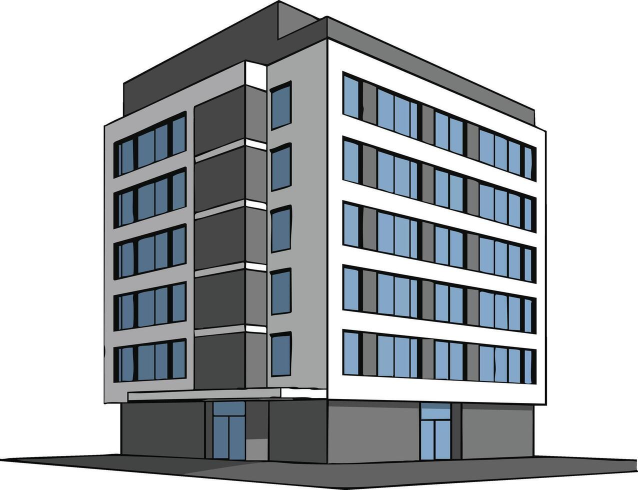
#> input picture building.jpg, 1275 x 980 px (shown at 1/2 size)
$ python identify.py   (older library calls are emulated)
#> lines starting #> are read from the running program, lines starting #| are printed output that depends on the picture; after the words box and inside, x2 and y2 are one past the last pixel; in counts of white or black regions, pixels touching at a corner belong together
import cv2
import numpy as np
import os
from scipy.signal import find_peaks

def detect_unit_grid_fft_v3(image_path, save_output=True, debug=False):
#> called with image_path = 'building.jpg', save_output = True, debug = True
    img = cv2.imread(image_path)
#> img is the input picture: shape (980, 1275, 3); mean B, G, R 180.7, 177.3, 173.3
    if img is None:
        raise ValueError(f"Cannot load image: {image_path}")

    # Resize
    h, w = img.shape[:2]
    scale = 800 / w
    img = cv2.resize(img, (800, int(h * scale)))
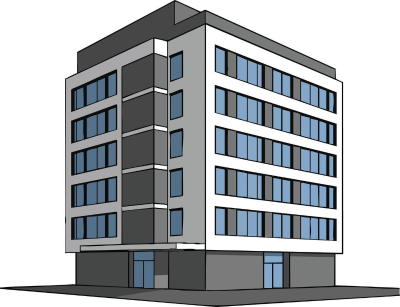
#> img: shape (614, 800, 3) (shown at 1/2 size); mean B, G, R 180.7, 177.3, 173.3
    gray = cv2.cvtColor(img, cv2.COLOR_BGR2GRAY)
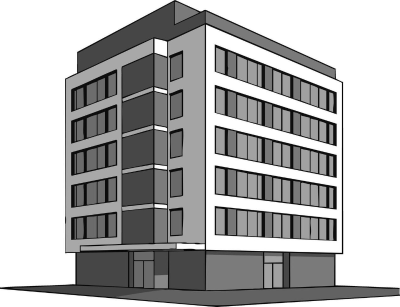
#> gray: shape (614, 800) (shown at 1/2 size); min 0, max 255, mean 176.5
    gray = cv2.equalizeHist(gray)
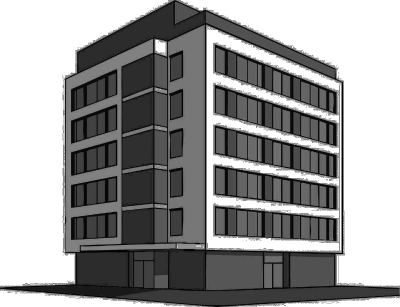
#> gray: shape (614, 800) (shown at 1/2 size); min 0, max 255, mean 152.8
    gray = cv2.GaussianBlur(gray, (5, 5), 0)

    # FFT magnitude
    f = np.fft.fft2(gray)
    fshift = np.fft.fftshift(f)
    magnitude = 20 * np.log(np.abs(fshift) + 1)
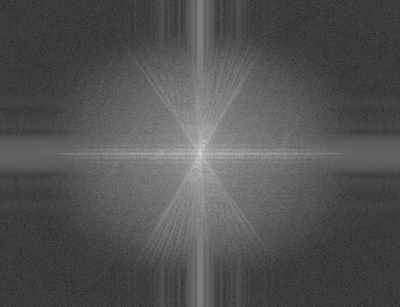
#> magnitude: shape (614, 800) float64 (shown at 1/2 size); min 5.45, max 362.7, mean 121.1; drawn with min black and max white

    # 1-D frequency projections
    vert_profile = np.sum(magnitude, axis=0)
#> vert_profile = 800 values, max 122297.3 at index 402, min 58155.4 at index 31, mean 74340.9
    horiz_profile = np.sum(magnitude, axis=1)
#> horiz_profile = 614 values, max 162186.3 at index 307, min 75548.9 at index 42, mean 96861.1

    peaks_x, _ = find_peaks(vert_profile, prominence=100, distance=5)
#> peaks_x = 111 values from 4 to 796
    peaks_y, _ = find_peaks(horiz_profile, prominence=100, distance=5)
#> peaks_y = 85 values from 6 to 608
    if len(peaks_x) < 3 or len(peaks_y) < 3:
        print("[⚠️] Not enough repetition found.")
        return 0

    # Average spacing from all peak gaps
    dx = np.median(np.diff(peaks_x))
#> dx = 6
    dy = np.median(np.diff(peaks_y))
#> dy = 7
    dx = max(40, min(dx, img.shape[1] // 5))
#> dx = 40
    dy = max(30, min(dy, img.shape[0] // 10))
#> dy = 30

    # Phase offset – find left/top of façade by gradient
    gradx = cv2.Sobel(gray, cv2.CV_64F, 1, 0, ksize=3)
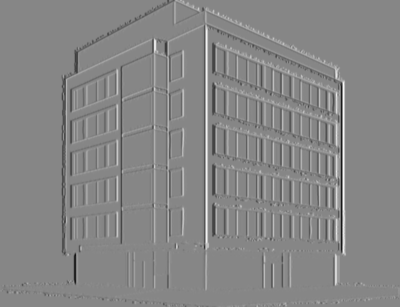
#> gradx: shape (614, 800) float64 (shown at 1/2 size); min -549, max 489, mean 0; drawn with min black and max white
    grady = cv2.Sobel(gray, cv2.CV_64F, 0, 1, ksize=3)
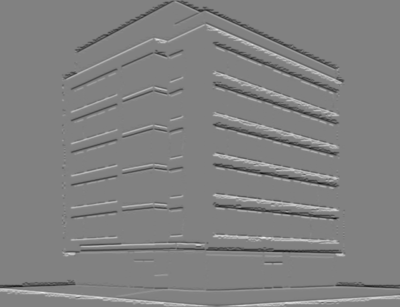
#> grady: shape (614, 800) float64 (shown at 1/2 size); min -613, max 597, mean -0.3; drawn with min black and max white
    gx = np.sum(np.abs(gradx), axis=0)
#> gx = 800 values, max 211131 at index 412, min 0 at index 0, mean 16252.4
    gy = np.sum(np.abs(grady), axis=1)
#> gy = 614 values, max 111964 at index 500, min 0 at index 0, mean 21138.6
    start_x = np.argmax(gx > np.percentile(gx, 95))
#> start_x = 125
    start_y = np.argmax(gy > np.percentile(gy, 95))
#> start_y = 411

    # Restrict overlay to façade area mask (bright region)
    _, mask = cv2.threshold(gray, np.percentile(gray, 70), 255, cv2.THRESH_BINARY)
#> mask: shape (614, 800); every value is 0
    mask = cv2.morphologyEx(mask, cv2.MORPH_CLOSE, np.ones((15,15), np.uint8))

    annotated = img.copy()
    overlay = annotated.copy()
    color = (0,255,0)
    alpha = 0.25
    unit_count = 0

    num_cols = min(int((img.shape[1]-start_x)/dx), 12)
#> num_cols = 12
    num_rows = min(int((img.shape[0]-start_y)/dy), 20)
#> num_rows = 6

    for i in range(num_rows):
        for j in range(num_cols):
            x1 = int(start_x + j*dx)
            y1 = int(start_y + i*dy)
            x2 = int(x1 + dx)
            y2 = int(y1 + dy)
            # Draw only if inside façade mask
            if np.mean(mask[y1:y2, x1:x2]) > 100:
                cv2.rectangle(overlay, (x1,y1), (x2,y2), color, -1)
                unit_count += 1
#> after the loop, unit_count = 0

    cv2.addWeighted(overlay, alpha, annotated, 1-alpha, 0, annotated)
    cv2.putText(annotated, f"Estimated Units: ~{unit_count}",
                (20,40), cv2.FONT_HERSHEY_SIMPLEX, 1, (0,0,255), 2)
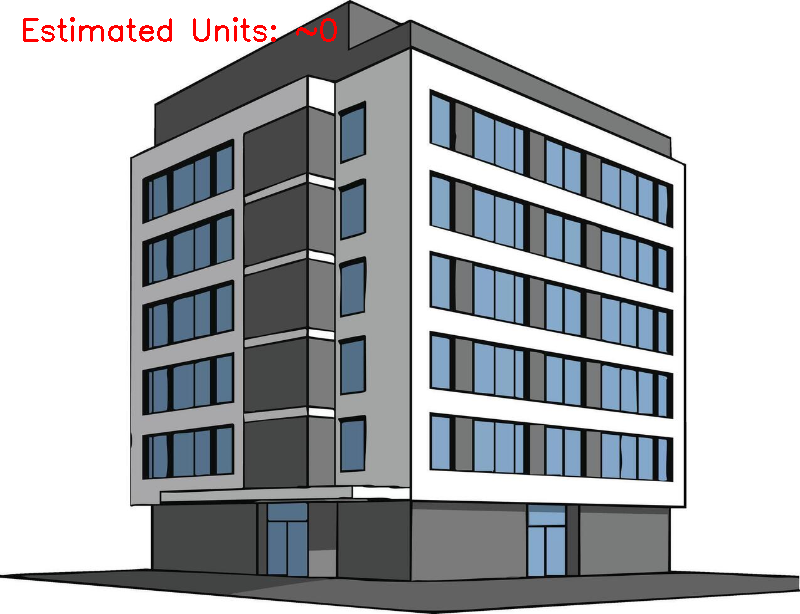
#> annotated: shape (614, 800, 3); 0.41% of pixels changed, all inside (x1, y1, x2, y2) = (23, 17, 337, 42)

    if save_output:
        out_path = os.path.join(os.path.dirname(image_path), "output_units_fft_v3.jpg")
        cv2.imwrite(out_path, annotated)
        print(f"[✅] Saved: {out_path} | Units ≈ {unit_count}")
#| [✅] Saved: output_units_fft_v3.jpg | Units ≈ 0

    if debug:
        print(f"dx={dx:.1f}, dy={dy:.1f}, start_x={start_x}, start_y={start_y}")
#| dx=40.0, dy=30.0, start_x=125, start_y=411

    return unit_count

if __name__ == "__main__":
    image_path = "building.jpg"
    detect_unit_grid_fft_v3(image_path, save_output=True, debug=True)

$ run again, with city.jpg copied over building.jpg
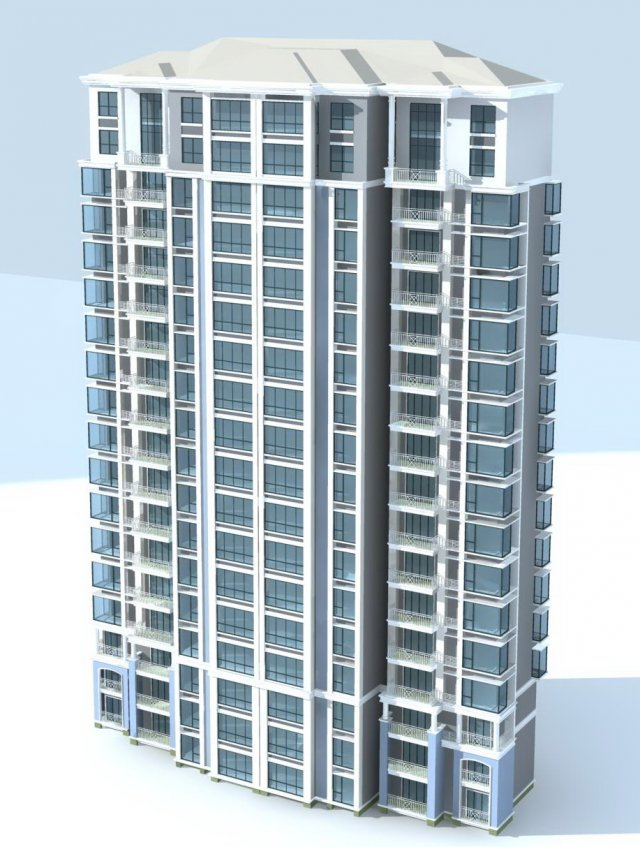
#> input picture city.jpg, 640 x 847 px
#> in detect_unit_grid_fft_v3, img is the input picture: shape (847, 640, 3); mean B, G, R 198.3, 190, 176.3
#> img: shape (1058, 800, 3)
#> vert_profile = 800 values, max 234423.7 at index 400, min 111179 at index 798, mean 132702.4
#> horiz_profile = 1058 values, max 174372.9 at index 529, min 82609.6 at index 93, mean 100342.1
#> peaks_x = 107 values from 4 to 796
#> peaks_y = 155 values from 2 to 1056
#> in detect_unit_grid_fft_v3, `dx = np.median(np.diff(peaks_x))`: dx = 7
#> in detect_unit_grid_fft_v3, `dx = max(40, min(dx, img.shape[1] // 5))`: dx = 40
#> in detect_unit_grid_fft_v3, `dy = max(30, min(dy, img.shape[0] // 10))`: dy = 30
#> gx = 800 values, max 267052 at index 416, min 0 at index 0, mean 44886.2
#> gy = 1058 values, max 66866 at index 118, min 0 at index 0, mean 25292.8
#> start_x = 213
#> start_y = 109
#> in detect_unit_grid_fft_v3, `mask = cv2.morphologyEx(mask, cv2.MORPH_CLOSE, np.ones((15,15), np.uin..`:
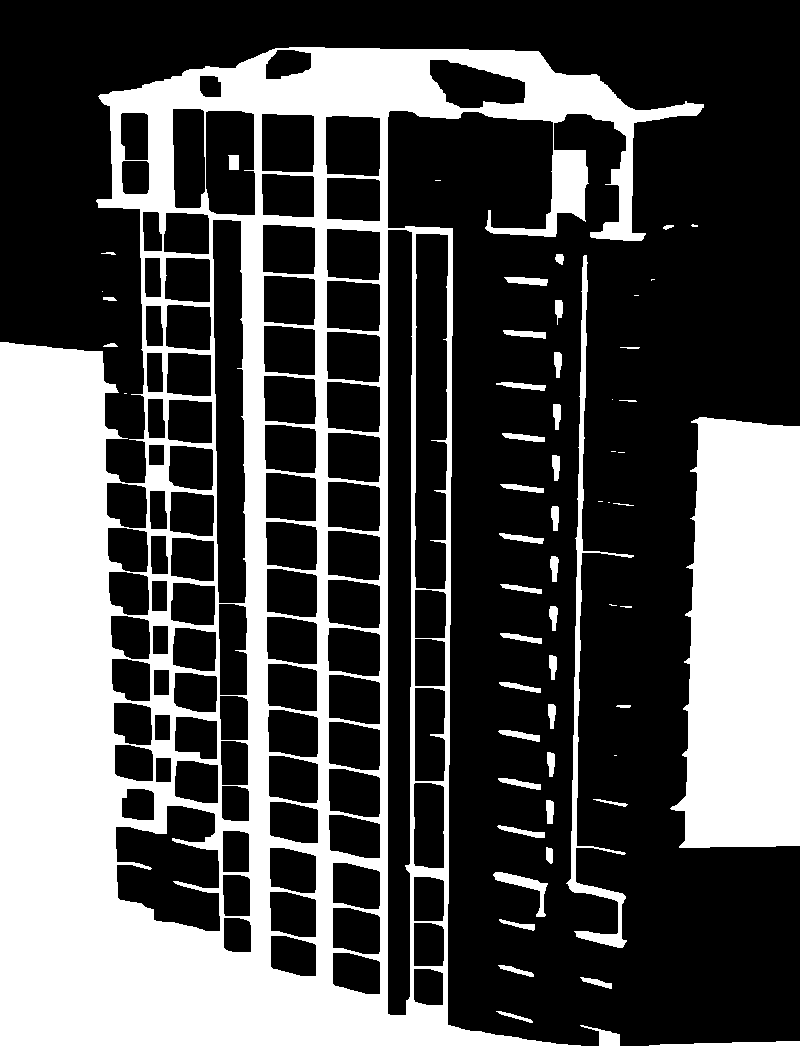
#> mask: shape (1058, 800); 33% white; 57 white regions (14 under 20 px), largest, box (x1, y1, x2, y2) and area: (0, 47, 800, 1058) 221317, (670, 417, 800, 848) 46569, (566, 255, 634, 948) 4552
#> num_cols = 12
#> num_rows = 20
#> after the loop in detect_unit_grid_fft_v3, `for i in range(num_rows):`: unit_count = 19
#> in detect_unit_grid_fft_v3, `cv2.putText(annotated, f"Estimated Units: ~{unit_count}", (20,40), cv2..`:
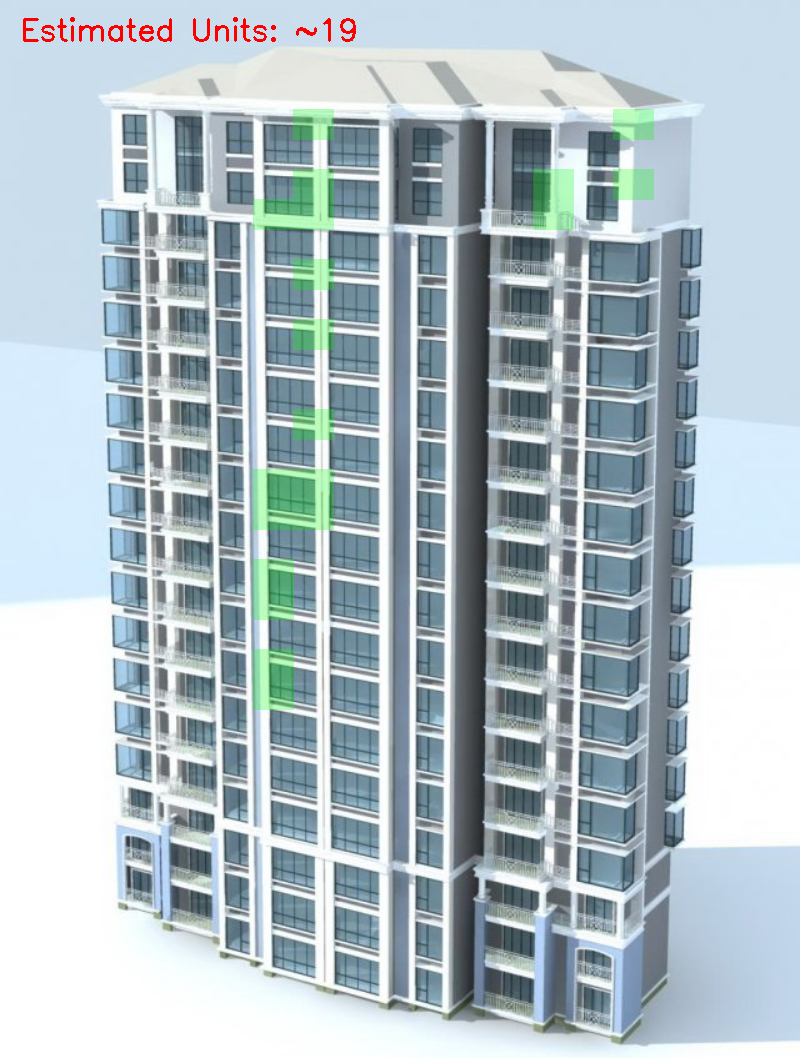
#> annotated: shape (1058, 800, 3); mean B, G, R 196.3, 189.8, 175.1
#| [✅] Saved: output_units_fft_v3.jpg | Units ≈ 19
#| dx=40.0, dy=30.0, start_x=213, start_y=109

$ run again, with img2.jpg copied over building.jpg
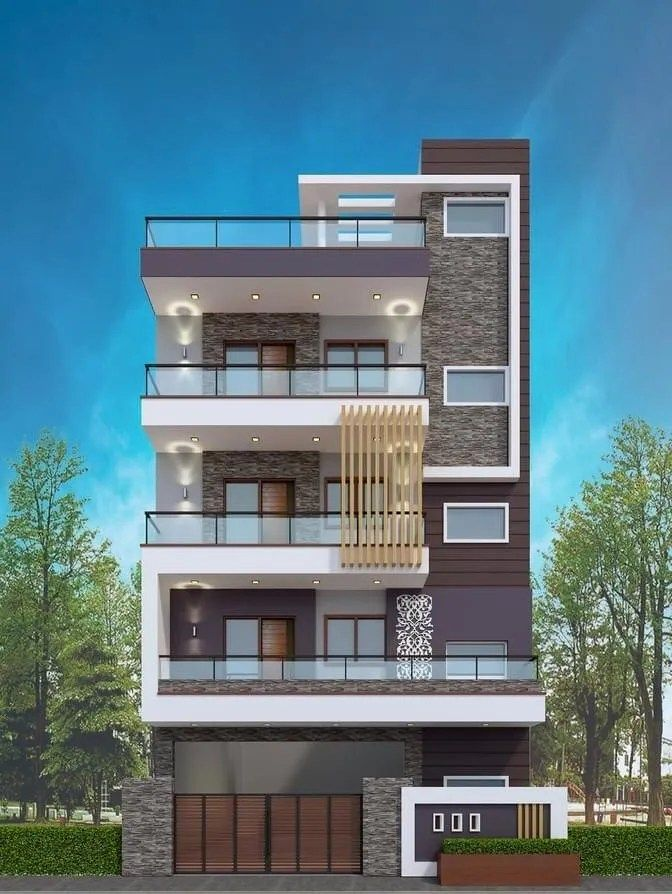
#> input picture img2.jpg, 672 x 894 px
#> in detect_unit_grid_fft_v3, img is the input picture: shape (894, 672, 3); mean B, G, R 136.5, 124.1, 92.6
#> img: shape (1064, 800, 3)
#> vert_profile = 800 values, max 245465.3 at index 400, min 120372.9 at index 32, mean 143753
#> horiz_profile = 1064 values, max 181776.3 at index 532, min 83980.7 at index 971, mean 108085
#> peaks_x = 109 values from 5 to 795
#> peaks_y = 147 values from 5 to 1059
#> in detect_unit_grid_fft_v3, `dx = np.median(np.diff(peaks_x))`: dx = 7
#> in detect_unit_grid_fft_v3, `dx = max(40, min(dx, img.shape[1] // 5))`: dx = 40
#> in detect_unit_grid_fft_v3, `dy = max(30, min(dy, img.shape[0] // 10))`: dy = 30
#> gx = 800 values, max 251048 at index 630, min 0 at index 0, mean 31973.2
#> gy = 1064 values, max 226779 at index 827, min 0 at index 0, mean 30508.3
#> start_x = 167
#> start_y = 257
#> in detect_unit_grid_fft_v3, `mask = cv2.morphologyEx(mask, cv2.MORPH_CLOSE, np.ones((15,15), np.uin..`:
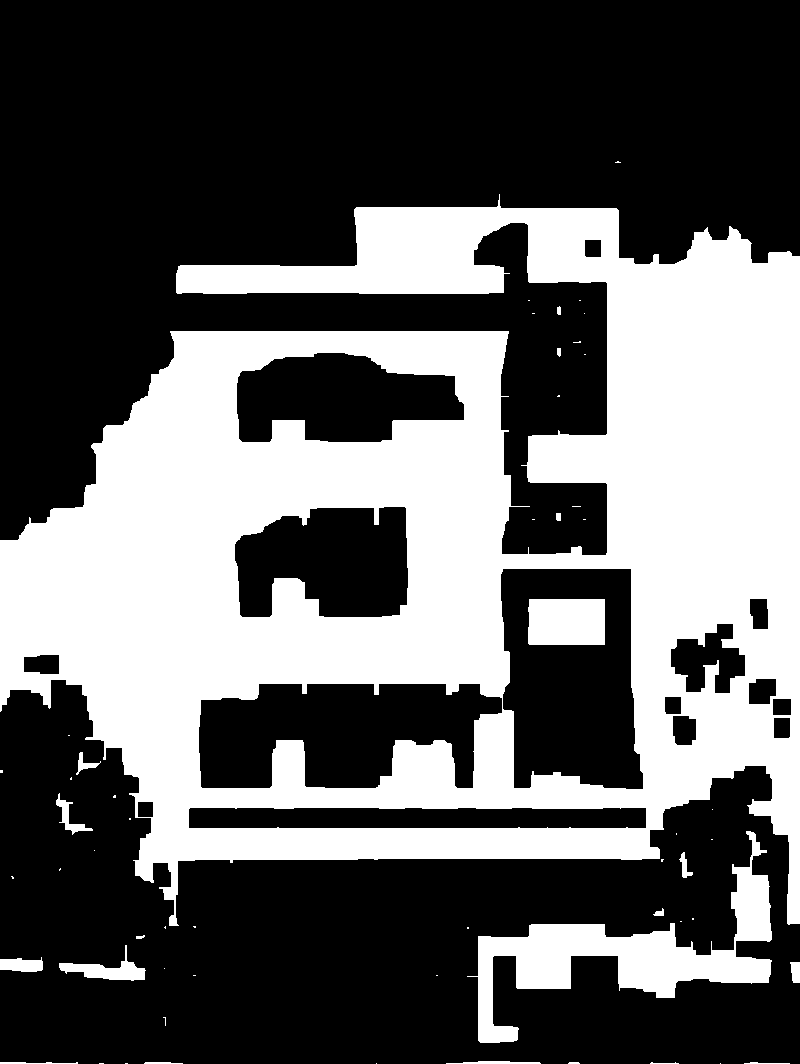
#> mask: shape (1064, 800); 37.6% white; 56 white regions (36 under 20 px), largest, box (x1, y1, x2, y2) and area: (0, 194, 800, 926) 296727, (467, 831, 772, 1043) 16091, (528, 599, 605, 645) 3518
#> num_cols = 12
#> num_rows = 20
#> after the loop in detect_unit_grid_fft_v3, `for i in range(num_rows):`: unit_count = 148
#> in detect_unit_grid_fft_v3, `cv2.putText(annotated, f"Estimated Units: ~{unit_count}", (20,40), cv2..`:
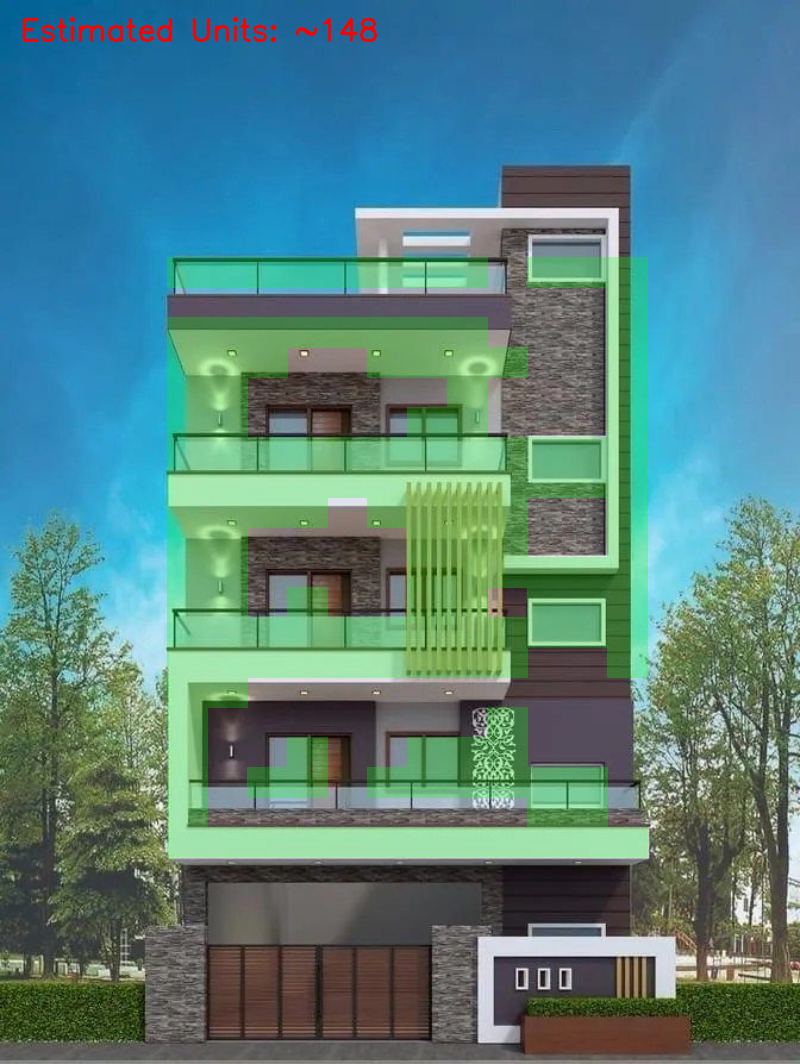
#> annotated: shape (1064, 800, 3); mean B, G, R 127.5, 129.1, 85.4
#| [✅] Saved: output_units_fft_v3.jpg | Units ≈ 148
#| dx=40.0, dy=30.0, start_x=167, start_y=257
